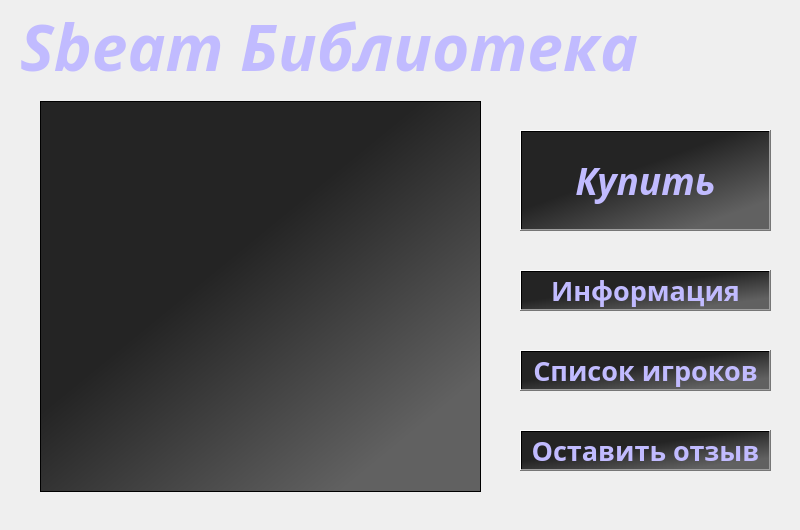
<?xml version="1.0" encoding="UTF-8"?>
<ui version="4.0">
 <class>MainWindow</class>
 <widget class="QMainWindow" name="MainWindow">
  <property name="geometry">
   <rect>
    <x>0</x>
    <y>0</y>
    <width>800</width>
    <height>530</height>
   </rect>
  </property>
  <property name="minimumSize">
   <size>
    <width>800</width>
    <height>530</height>
   </size>
  </property>
  <property name="maximumSize">
   <size>
    <width>800</width>
    <height>530</height>
   </size>
  </property>
  <property name="windowTitle">
   <string>MainWindow</string>
  </property>
  <widget class="QWidget" name="centralwidget">
   <widget class="QLabel" name="label">
    <property name="geometry">
     <rect>
      <x>-180</x>
      <y>0</y>
      <width>1001</width>
      <height>900</height>
     </rect>
    </property>
    <property name="styleSheet">
     <string notr="true">background-image: url(:/newPrefix/ui_design.png);</string>
    </property>
    <property name="text">
     <string/>
    </property>
    <property name="pixmap">
     <pixmap resource="ui_bckgr.qrc">:/newPrefix/ui_design.png</pixmap>
    </property>
    <property name="scaledContents">
     <bool>true</bool>
    </property>
   </widget>
   <widget class="QLabel" name="label_2">
    <property name="geometry">
     <rect>
      <x>20</x>
      <y>-10</y>
      <width>631</width>
      <height>111</height>
     </rect>
    </property>
    <property name="font">
     <font>
      <family>Century Gothic</family>
      <pointsize>48</pointsize>
      <weight>75</weight>
      <italic>true</italic>
      <bold>true</bold>
     </font>
    </property>
    <property name="styleSheet">
     <string notr="true">color:rgb(193, 187, 255);</string>
    </property>
    <property name="text">
     <string>Sbeam Библиотека</string>
    </property>
   </widget>
   <widget class="QLabel" name="label_3">
    <property name="geometry">
     <rect>
      <x>680</x>
      <y>0</y>
      <width>100</width>
      <height>100</height>
     </rect>
    </property>
    <property name="text">
     <string/>
    </property>
    <property name="pixmap">
     <pixmap resource="sbeam.qrc">:/newPrefix/sbeam.png</pixmap>
    </property>
    <property name="scaledContents">
     <bool>true</bool>
    </property>
   </widget>
   <widget class="QListWidget" name="game_list">
    <property name="geometry">
     <rect>
      <x>40</x>
      <y>101</y>
      <width>441</width>
      <height>391</height>
     </rect>
    </property>
    <property name="font">
     <font>
      <family>Onest</family>
      <pointsize>20</pointsize>
      <weight>10</weight>
      <italic>false</italic>
      <bold>false</bold>
     </font>
    </property>
    <property name="styleSheet">
     <string notr="true">background-color: qlineargradient(spread:pad, x1:0.340591, y1:0.483, x2:0.755409, y2:0.932, stop:0 rgba(36, 36, 36, 255), stop:1 rgba(97, 97, 97, 255));
selection-color: rgb(174, 160, 255);
color: rgb(193, 187, 255);
font: 87 20pt &quot;Onest&quot;;
gridline-color: rgb(193, 187, 255);</string>
    </property>
   </widget>
   <widget class="QPushButton" name="buy_button">
    <property name="geometry">
     <rect>
      <x>520</x>
      <y>130</y>
      <width>251</width>
      <height>101</height>
     </rect>
    </property>
    <property name="font">
     <font>
      <family>Century Gothic</family>
      <pointsize>28</pointsize>
      <weight>75</weight>
      <italic>true</italic>
      <bold>true</bold>
     </font>
    </property>
    <property name="styleSheet">
     <string notr="true">background-color: qlineargradient(spread:pad, x1:0.340591, y1:0.483, x2:0.755409, y2:0.932, stop:0 rgba(36, 36, 36, 255), stop:1 rgba(97, 97, 97, 255));
color:rgb(193, 187, 255);
selection-color: rgb(53, 53, 53);</string>
    </property>
    <property name="text">
     <string>Купить</string>
    </property>
   </widget>
   <widget class="QPushButton" name="info_button">
    <property name="geometry">
     <rect>
      <x>520</x>
      <y>270</y>
      <width>251</width>
      <height>41</height>
     </rect>
    </property>
    <property name="font">
     <font>
      <family>Century Gothic</family>
      <pointsize>20</pointsize>
      <weight>75</weight>
      <bold>true</bold>
     </font>
    </property>
    <property name="styleSheet">
     <string notr="true">background-color: qlineargradient(spread:pad, x1:0.340591, y1:0.483, x2:0.755409, y2:0.932, stop:0 rgba(36, 36, 36, 255), stop:1 rgba(97, 97, 97, 255));
color:rgb(193, 187, 255);
selection-color: rgb(53, 53, 53);</string>
    </property>
    <property name="text">
     <string>Информация</string>
    </property>
   </widget>
   <widget class="QPushButton" name="users_button">
    <property name="geometry">
     <rect>
      <x>520</x>
      <y>350</y>
      <width>251</width>
      <height>41</height>
     </rect>
    </property>
    <property name="font">
     <font>
      <family>Century Gothic</family>
      <pointsize>20</pointsize>
      <weight>75</weight>
      <bold>true</bold>
     </font>
    </property>
    <property name="styleSheet">
     <string notr="true">background-color: qlineargradient(spread:pad, x1:0.340591, y1:0.483, x2:0.755409, y2:0.932, stop:0 rgba(36, 36, 36, 255), stop:1 rgba(97, 97, 97, 255));
color:rgb(193, 187, 255);
selection-color: rgb(53, 53, 53);</string>
    </property>
    <property name="text">
     <string>Список игроков</string>
    </property>
   </widget>
   <widget class="QPushButton" name="review_button">
    <property name="geometry">
     <rect>
      <x>520</x>
      <y>430</y>
      <width>251</width>
      <height>41</height>
     </rect>
    </property>
    <property name="font">
     <font>
      <family>Century Gothic</family>
      <pointsize>20</pointsize>
      <weight>75</weight>
      <bold>true</bold>
     </font>
    </property>
    <property name="styleSheet">
     <string notr="true">background-color: qlineargradient(spread:pad, x1:0.340591, y1:0.483, x2:0.755409, y2:0.932, stop:0 rgba(36, 36, 36, 255), stop:1 rgba(97, 97, 97, 255));
color:rgb(193, 187, 255);
selection-color: rgb(53, 53, 53);</string>
    </property>
    <property name="text">
     <string>Оставить отзыв</string>
    </property>
   </widget>
  </widget>
 </widget>
 <resources>
  <include location="ui_bckgr.qrc"/>
  <include location="sbeam.qrc"/>
  <include location="../../../../OneDrive/Desktop/ui_bckgr.qrc"/>
 </resources>
 <connections/>
</ui>
